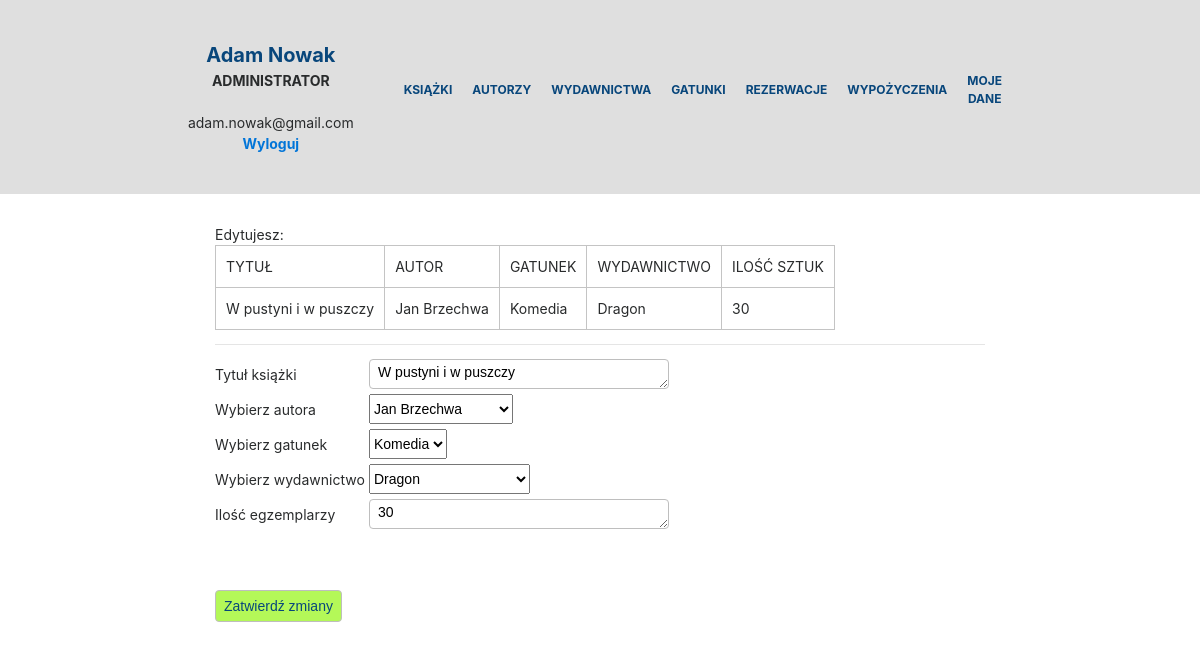
The page /administrator/edytuj-ksiazke.php?id=1 (signed in) on the database its author committed.
### tables this page shows
CREATE TABLE `ksiazka` (
  `id_ksiazki` int(11) NOT NULL,
  `tytul` text NOT NULL,
  `id_autora` int(11) NOT NULL,
  `id_gatunku` int(11) NOT NULL,
  `id_wydawnictwa` int(11) NOT NULL,
  `ilosc_egz` int(11) NOT NULL,
  `ilosc_dost_egz` int(11) NOT NULL
);

CREATE TABLE `autor` (
  `id_autora` int(11) NOT NULL,
  `imie` text NOT NULL,
  `nazwisko` text NOT NULL
);

CREATE TABLE `gatunek` (
  `id_gatunku` int(11) NOT NULL,
  `gatunek` text NOT NULL
);

CREATE TABLE `wydawnictwo` (
  `id_wydawnictwa` int(11) NOT NULL,
  `wydawnictwo` text NOT NULL
);

### administrator/edytuj-ksiazke.php (the view, shortened to what this page needs)
<?php
require_once('../connect.php');
?>
<!DOCTYPE html>
<html lang="pl_PL">
    <head>
        <link rel="stylesheet" href="../css/style.css">
        <link rel="stylesheet" href="../css/bootstrap.css">
    </head>
    <body>
        <?php
            $connection = mysqli_connect($host, $db_user, $db_password, $db_name);
            mysqli_select_db($connection, "biblioteka");
        ?>
        <div class="dis-flex nav-bar">
            <div>
                <?php
                    echo '<div class="show_logged_user">'.$_SESSION['imie'].' '.$_SESSION['nazwisko'].'</div>';
                    echo '<div class="user_role">';
                        echo "<b>ADMINISTRATOR</b><br/><br/>";
                        echo $_SESSION['email'];
                    echo '<br/><b><a href="../logout.php">Wyloguj</a></b></div>';
                ?>
            </div>
            <div>
                <?php include_once('menu.php'); ?>
            </div>
        </div>
        <div class="content">
            <div class="col-md-12" style="padding-top: 30px;">
                <?php
                    $ider = (isset($_GET['id'])) ? (int)$_GET['id'] : 0;
                    $sql1 = "SELECT * FROM ksiazka WHERE ksiazka.id_ksiazki = $ider";
                    if ($rezultat1 = @$connection -> query($sql1)) {
                        $ilosc = $rezultat1 -> num_rows;
                        if ($ilosc == 0) {
                                echo "Brak książek.";
                        }
                        else {
                            while($row1 = mysqli_fetch_row($rezultat1)) {
                                extract($row1);
                                $tytul = $row1[1];
                                $autor = $row1[2];
                                $gatunek = $row1[3];
                                $wydawnictwo = $row1[4];
                                $ilosc = $row1[5];
                                $sql2 = "SELECT imie, nazwisko FROM autor WHERE id_autora=$autor";
                                $rezultat2 = @$connection -> query($sql2);
                                $row2 = mysqli_fetch_row($rezultat2);
                                $sql3 = "SELECT gatunek FROM gatunek WHERE id_gatunku=$gatunek";
                                $rezultat3 = @$connection -> query($sql3);
                                $row3 = mysqli_fetch_row($rezultat3);
                                $sql4 = "SELECT wydawnictwo FROM wydawnictwo WHERE id_wydawnictwa=$wydawnictwo";
                                $rezultat4 = @$connection -> query($sql4);
                                $row4 = mysqli_fetch_row($rezultat4);
                                echo "Edytujesz:<br/><table>";
                                echo "<tr>";
                                echo "<td>TYTUŁ</td>";
                                echo "<td>AUTOR</td>";
                                echo "<td>GATUNEK</td>";
                                echo "<td>WYDAWNICTWO</td>";
                                echo "<td>ILOŚĆ SZTUK</td>";
                                echo "</tr>";
                                echo "<td>".$row1[1]."</td>";
                                echo "<td>".$row2[0]." ".$row2[1]."</td>";
                                echo "<td>".$row3[0]."</td>";
                                echo "<td>".$row4[0]."</td>";
                                echo "<td>".$row1[5]."</td>";
                                echo "</tr></table>";
                                echo "<hr/>";
                            }
                        }
                    }
                ?>
                <form method="post">
                    <div style="width: 20%; float: left; padding-top: 5px;">
                        <label style="margin-bottom: 0;"> <p style="padding-bottom: 0px;">Tytuł książki</p> </label> <br/>
                        <label style="margin-bottom: 0;"> <p style="padding-bottom: 0px;">Wybierz autora</p> </label> <br/>
                        <label style="margin-bottom: 0;"> <p style="padding-bottom: 0px;">Wybierz gatunek</p> </label> <br/>
                        <label style="margin-bottom: 0;"> <p style="padding-bottom: 0px;">Wybierz wydawnictwo</p> </label> <br/>
                        <label style="margin-bottom: 0;"> <p style="padding-bottom: 0px;">Ilość egzemplarzy</p> </label> <br/>
                    </div>
                    <div style="width: 20%; float: left;">
                        <textarea name="k_tytul" type="text" style="height: 30px;"><?php echo $tytul; ?></textarea> <br/>
                        <select style="margin-bottom: 5px; height: 30px;" name="k_autor">
                            <?php
                                $sql2 = "SELECT * FROM autor";
                                $result2 = @$connection -> query($sql2);
                                while($row2 = mysqli_fetch_row($result2)) {
                                    echo '<option value='.$row2[0].'>'.$row2[1].' '.$row2[2].'</option>';
                                }
                            ?>
                        </select> <br/>
                        <select style="margin-bottom: 5px; height: 30px;" name="k_gatunek">
                            <?php
                                $sql3 = "SELECT * FROM gatunek";
                                $result3 = @$connection -> query($sql3);
                                while($row3 = mysqli_fetch_row($result3)) {
                                    echo '<option value='.$row3[0].'>'.$row3[1].'</option>';
                                }
                            ?>
                        </select> <br/>
                        <select style="margin-bottom: 5px; height: 30px;" name="k_wydawnictwo">
                            <?php
                                $sql4 = "SELECT * FROM wydawnictwo";
                                $result4 = @$connection -> query($sql4);
                                while($row4 = mysqli_fetch_row($result4)) {
                                    echo '<option value='.$row4[0].'>'.$row4[1].'</option>';
                                }
                            ?>
                        </select> <br/>
                        <textarea name="k_ilosc" type="number" style="height: 30px;"><?php echo $ilosc; ?></textarea> <br/>
                    </div>
                    <br/><br/><br/><br/><br/><br/><br/><br/><br/><br/><br/>
                <input type="submit" value="Zatwierdź zmiany" />
                </form>
            </div>
        </div>
    </body>
</html>

### css/style.css (style rules this page uses)
html { font-family: sans-serif; line-height: 1.15; -ms-text-size-adjust: 100%; -webkit-text-size-adjust: 100%; font-size: 14px; }
body { margin: 0; }
button, input, optgroup, select, textarea { font-family: sans-serif; font-size: 100%; line-height: 1.15; margin: 0; }
button, input { overflow: visible; }
button, select { text-transform: none; }
button, html [type="button"], [type="reset"], [type="submit"] { -webkit-appearance: button; }
textarea { overflow: auto; }
body { font-family: -apple-system, system-ui, BlinkMacSystemFont, "Segoe UI", Roboto, "Helvetica Neue", Arial, sans-serif; font-size: 1rem; font-weight: normal; line-height: 1.5; color: #292b2c; background-color: #fff; }
p { margin-top: 0; margin-bottom: 1rem; }
a { color: #0275d8; text-decoration: none; }
label { display: inline-block; margin-bottom: .5rem; }
input, button, select, textarea { line-height: inherit; }
textarea { resize: vertical; }
input[type="text"], input[type="password"], input[type="date"], textarea { height: 32px; -khtml-border-radius: 4px; border-radius: 4px; border: 1px solid #bebebe; background-color: #fff; padding-left: 8px; padding-right: 8px; margin-bottom: 10px; width: 300px; }
textarea { height: 300px; }
input[type="submit"] { height: 32px; -khtml-border-radius: 4px; border-radius: 4px; border: 1px solid #bebebe; padding-left: 8px; padding-right: 8px; background: #b4f858; color: #08467b; }
.user_role { width: 100%; text-align: center; }
td { border: 1px solid #c4c4c4; padding: 10px; }
.dis-flex { display: flex; align-items: center; justify-content: center; }
.nav-bar { background: rgb(223, 223, 223); padding: 40px 200px 40px 200px; }
.show_logged_user { width: 100%; color: #08467b; font-size: 20px; font-weight: bold; text-align: center; word-wrap: normal; }
.content { padding-left: 200px; padding-right: 200px; }

### rows shown on the page
ksiazka: tytul "W pustyni i w puszczy", id_autora.imie "Jan", id_autora.nazwisko "Brzechwa", id_gatunku.gatunek "Komedia", id_wydawnictwa.wydawnictwo "Dragon", ilosc_egz "30", k_tytul "W pustyni i w puszczy", k_ilosc "30"

### other values the page prints
$_SESSION['imie'] "Adam"
$_SESSION['nazwisko'] "Nowak"
$_SESSION['email'] "adam.nowak@gmail.com"
form field k_autor "Jan Brzechwa"
form field k_gatunek "Komedia"
form field k_wydawnictwo "Dragon"
